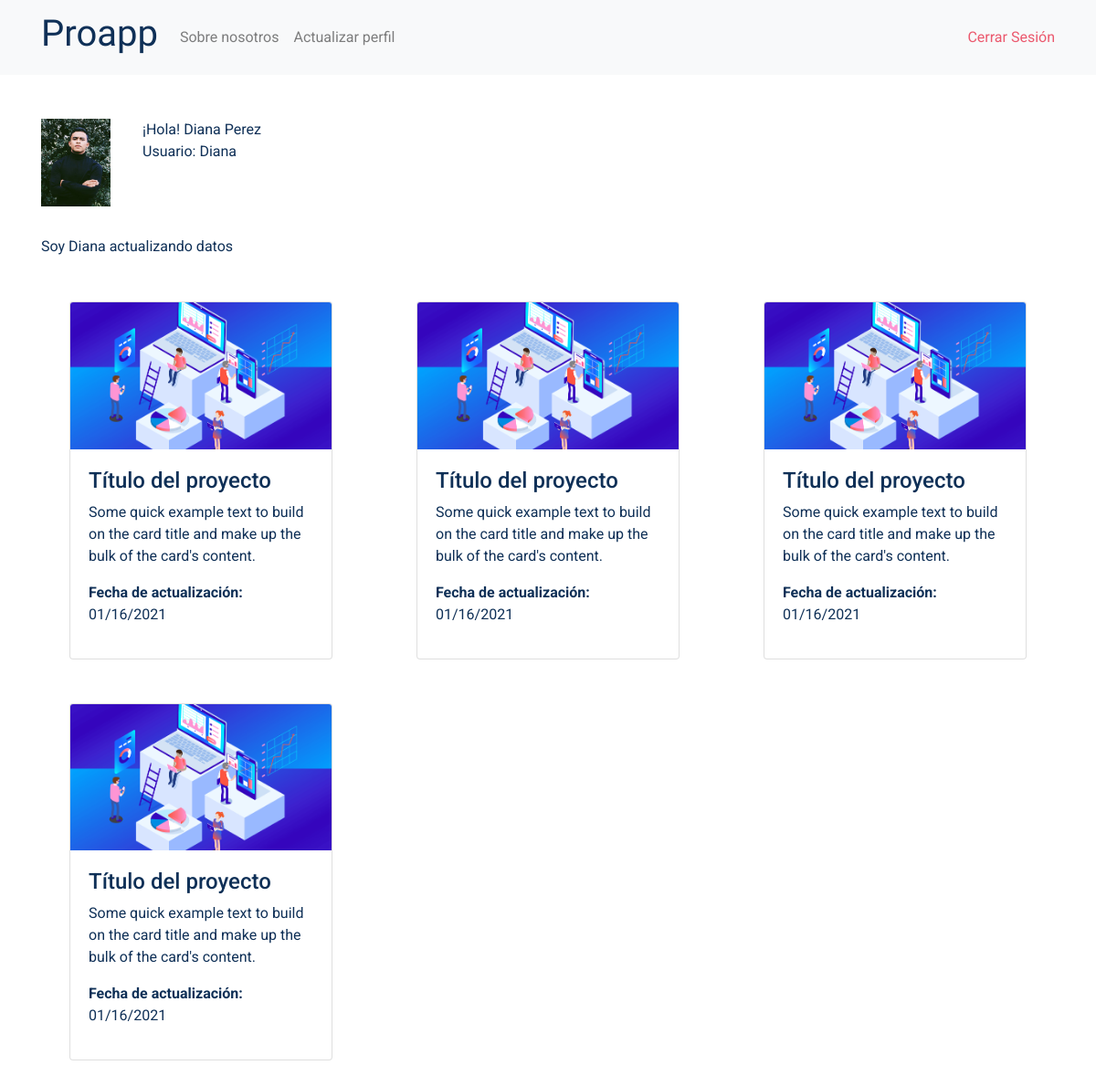
The app's page /profile/2/ (signed in) with its own data.
### user/models.py (models this page shows, shortened)
class Profile(models.Model):
    user = models.OneToOneField(User, on_delete=models.CASCADE)
    bio = models.TextField(blank=True, verbose_name='Biografía')
    url = models.URLField(blank=True, null=True, verbose_name='Social')
    picture = models.ImageField(upload_to='user', verbose_name='Imagen de perfil')
    created = models.DateTimeField(auto_now_add=True, verbose_name='Fecha de creacion')
    updated = models.DateTimeField(auto_now=True, verbose_name='Fecha de actualizacion')
    class Meta:
        verbose_name='Perfil'
        verbose_name_plural='Perfiles'

### user/views.py (the view)
@login_required()
def profile(request, username):
    profile = Profile.objects.get(user=username)
    return render(
        request=request,
        template_name='user/profile.html',
        context={'profile':profile}
    )

### user/templates/user/profile.html (shortened to what this page needs)
{% extends 'core/base.html' %}
{% load static %}
{% block content %}
<section class="header">
    <nav class="navbar navbar-expand-lg navbar-light bg-light">
        <div class="container">
            <a class="navbar-brand" href="{% url 'feed' %}">
                <h1>Proapp</h1>
            </a>
            <div class="collapse navbar-collapse" id="navbarText">
                <ul class="navbar-nav mr-auto">
                    <li class="nav-item">
                        <a class="nav-link" href="#">
                            Sobre nosotros
                        </a>
                    </li>
                    <li class="nav-item">
                        <a class="nav-link" href="{% url 'profile_update' request.user.pk %}">
                            Actualizar perfil
                        </a>
                    </li>
                </ul>
                <span class="navbar-text">
                    <a href="{% url 'logout' %}" style="color: #EB596E;">
                        Cerrar Sesión
                    </a>
                </span>
            </div>
        </div>
    </nav>
</section>
<section class="feed mt-5">
    <div class="container">
        <div class="row">
            <div class="col-sm-1 img-profile">
                {% if profile.picture %}
                    <img src="{{profile.picture.url}}" alt="Imagen de perfil" class="">
                {% else %}
                    <img class="card-img-top" src="{% static 'core/img/profile.svg' %}" alt="Card image cap">
                {% endif %}
            </div>
            <div class="col-sm-3 img-profile">
                <span>
                    ¡Hola! {{profile.user.first_name}} {{profile.user.last_name}}
                </span>
                <br>
                <span>Usuario: {{profile.user}}</span>
            </div>
            {% if request.user.pk == profile.user.pk %}
                <div class="col-sm-8 d-flex justify-content-end">
                    <a href="new_project.html" class="btn btn-success nw-pro-prfl">
                        Agregar un nuevo proyecto
                    </a>
                </div>
            {% else %}
                <div class="col-sm-8 d-flex justify-content-end">
                </div>
            {% endif %}
        </div>
        <div class="row">
            <div
                class="col-sm-5"
                style="margin-top:2em;
            ">
                {% if profile.bio %}
                    <span>{{profile.bio}}</span>
                {% else %}
                    <span>Aún no tienes tu biografía, ¡Actualizala!</span>
                {% endif %}
            </div>
        </div>
        <div class="row mb-5">
            <div class="col-sm-12 col-md-4 d-flex justify-content-center">
                <div class="card mt-5" style="width: 18rem;">
                    <img
                        class="card-img-top"
                        src="{% static 'core/img/test.png' %}"
                        alt="nombre del proyecto">
                    <div class="card-body">
                        <h4>Título del proyecto</h4>
                        <p class="card-text">
                            Some quick example text to build on
                            the card title and make up the bulk of
                            the card's
                            content.
                        </p>
                        <p>
                            <b>Fecha de actualización:</b> 01/16/2021
                        </p>
                    </div>
                </div>
            </div>
            <div class="col-sm-12 col-md-4 d-flex justify-content-center">
                <div class="card mt-5" style="width: 18rem;">
                    <img
                        class="card-img-top"
                        src="{% static 'core/img/test.png' %}"
                        alt="Card image cap"
                    >
                    <div class="card-body">
                        <h4>Título del proyecto</h4>
                        <p class="card-text">
                            Some quick example text to build on
                            the card title and make up the bulk of
                            the card's
                            content.
                        </p>
                        <p>
                            <b>Fecha de actualización:</b> 01/16/2021
                        </p>
                    </div>
                </div>
            </div>
            <div class="col-sm-12 col-md-4 d-flex justify-content-center">
                <div class="card mt-5" style="width: 18rem;">
                    <img class="card-img-top" src="{% static 'core/img/test.png' %}" alt="Card image cap">
                    <div class="card-body">
                        <h4>Título del proyecto</h4>
                        <p class="card-text">
                            Some quick example text to build on
                            the card title and make up the bulk of
                            the card's
                            content.
                        </p>
                        <p>
                            <b>Fecha de actualización:</b> 01/16/2021
                        </p>
                    </div>
                </div>
            </div>
            <div class="col-sm-12 col-md-4 d-flex justify-content-center">
                <div class="card mt-5" style="width: 18rem;">
                    <img class="card-img-top" src="{% static 'core/img/test.png' %}" alt="Card image cap">
                    <div class="card-body">
                        <h4>Título del proyecto</h4>
                        <p class="card-text">
                            Some quick example text to build on
                            the card title and make up the bulk of
                            the card's
                            content.
                        </p>
                        <p>
                            <b>Fecha de actualización:</b> 01/16/2021
                        </p>
                    </div>
                </div>
            </div>
        </div>
    </div>
</section>
{% endblock %}

### core/static/core/css/master.css (style rules this page uses)
body { font-family: 'Roboto', sans-serif; margin: 0; padding: 0; color: #0f3057; }
.header h1 { font-family: 'Yellowtail', cursive; color: #0f3057; }
.img-profile img { max-width: 6rem !important; max-height: 6rem !important; }
.img-profile span { margin-left: 1em; }

### records on screen
Profile: picture (picture), user.first_name "Diana", user.last_name "Perez", user "Diana", bio "Soy Diana actualizando datos"
